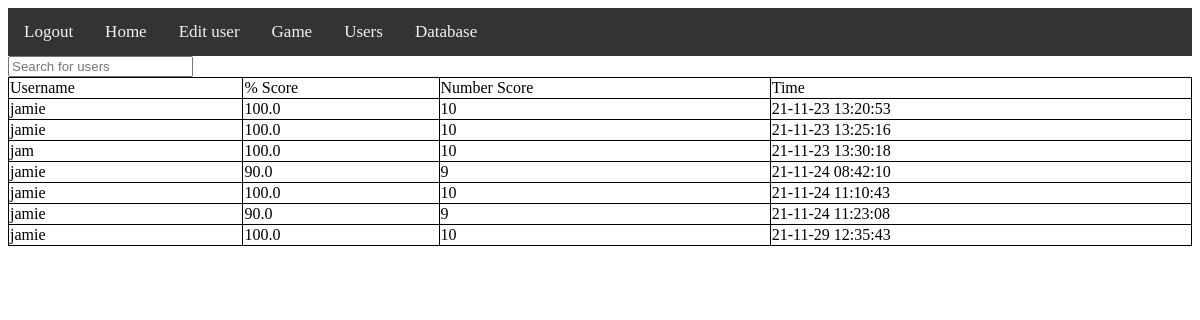
Screenshot of /game/maths_quiz/scores with the database file from the repository.
### tables this page shows
CREATE TABLE maths_quiz (username characters(100),percentage characters(100),score characters(100),time characters(100));

### challenges/maths_quiz.py (the view)
@maths_quiz_bp.route("/scores")
def maths_quiz_scores():
    return render_template("challenges/maths_quiz/scores.html", users=maths_quiz_db.read())

### database_mod.py (called while the page is built)
    def read(self):
        self.c.execute(f"SELECT * FROM {self.table}")
        self.conn.commit()
        self.lines = self.c.fetchall()
        return self.lines

### challenges/templates/challenges/maths_quiz/scores.html (shortened to what this page needs)
{% extends "base.html" %}
{% block content %}
<input type="text" onkeyup="table_search()" id="search_box" placeholder="Search for users">
<table id="sort_table_id">
<tr>
    <td onclick="sort_alph(0)">Username</td>
    <td onclick="sort_num(1)">% Score</td>
    <td onclick="sort_num(2)">Number Score</td>
    <td onclick="sort_alph(3)">Time</td>
</tr>
{% for user in users %}
<tr>
    {% for item in user%}
    <td>{{item}}</td>
    {% endfor %}
</tr>
{% endfor %}
</table>
{% endblock %}

### static/styles/base.css (style rules this page uses)
table, td, th { border: 1px solid black; }
table { width: 100%; border-collapse: collapse; }

### rows the page displays
maths_quiz: username "jamie", percentage "100.0", score "10", time "21-11-23 13:20:53"
maths_quiz: username "jamie", percentage "100.0", score "10", time "21-11-23 13:25:16"
maths_quiz: username "jam", percentage "100.0", score "10", time "21-11-23 13:30:18"
maths_quiz: username "jamie", percentage "90.0", user "9", time "21-11-24 08:42:10"
maths_quiz: username "jamie", percentage "100.0", score "10", time "21-11-24 11:10:43"
maths_quiz: username "jamie", percentage "90.0", user "9", time "21-11-24 11:23:08"
maths_quiz: username "jamie", percentage "100.0", score "10", time "21-11-29 12:35:43"
